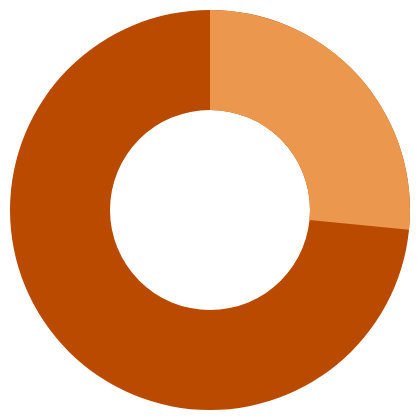

Express this chart as Vega-Lite.
### Vega specification from a JSON file in a GitHub repository (floating-point values rounded to 4 significant figures)
{"$schema": "https://vega.github.io/schema/vega/v5.json", "description": "Murder Victim ratio: ", "background": "white", "padding": 5, "width": 200, "height": 200, "style": "cell", "encode": {"update": {"stroke": {"value": null}}}, "data": [{"name": "source_0", "values": [{"Gender": "Men", "value": 79}, {"Gender": "Women", "value": 21}]}, {"name": "data_0", "source": "source_0", "transform": [{"type": "filter", "expr": "isValid(datum[\"value\"]) && isFinite(+datum[\"value\"])"}]}], "marks": [{"name": "marks", "type": "arc", "style": ["arc"], "from": {"data": "data_0"}, "encode": {"update": {"innerRadius": {"value": 50}, "fill": [{"test": "datum['value']<79", "value": "#EB984E"}, {"value": "#BA4A00 "}], "description": {"signal": "\"value: \" + (format(datum[\"value\"], \"\"))"}, "x": {"signal": "width", "mult": 0.5}, "y": {"signal": "height", "mult": 0.5}, "outerRadius": {"signal": "min(width,height)/2"}, "startAngle": {"scale": "theta", "field": "value"}, "endAngle": {"scale": "theta", "value": 0}}}}], "scales": [{"name": "theta", "type": "linear", "domain": {"data": "data_0", "field": "value"}, "range": [0, 6.283], "zero": true}], "config": {}}
